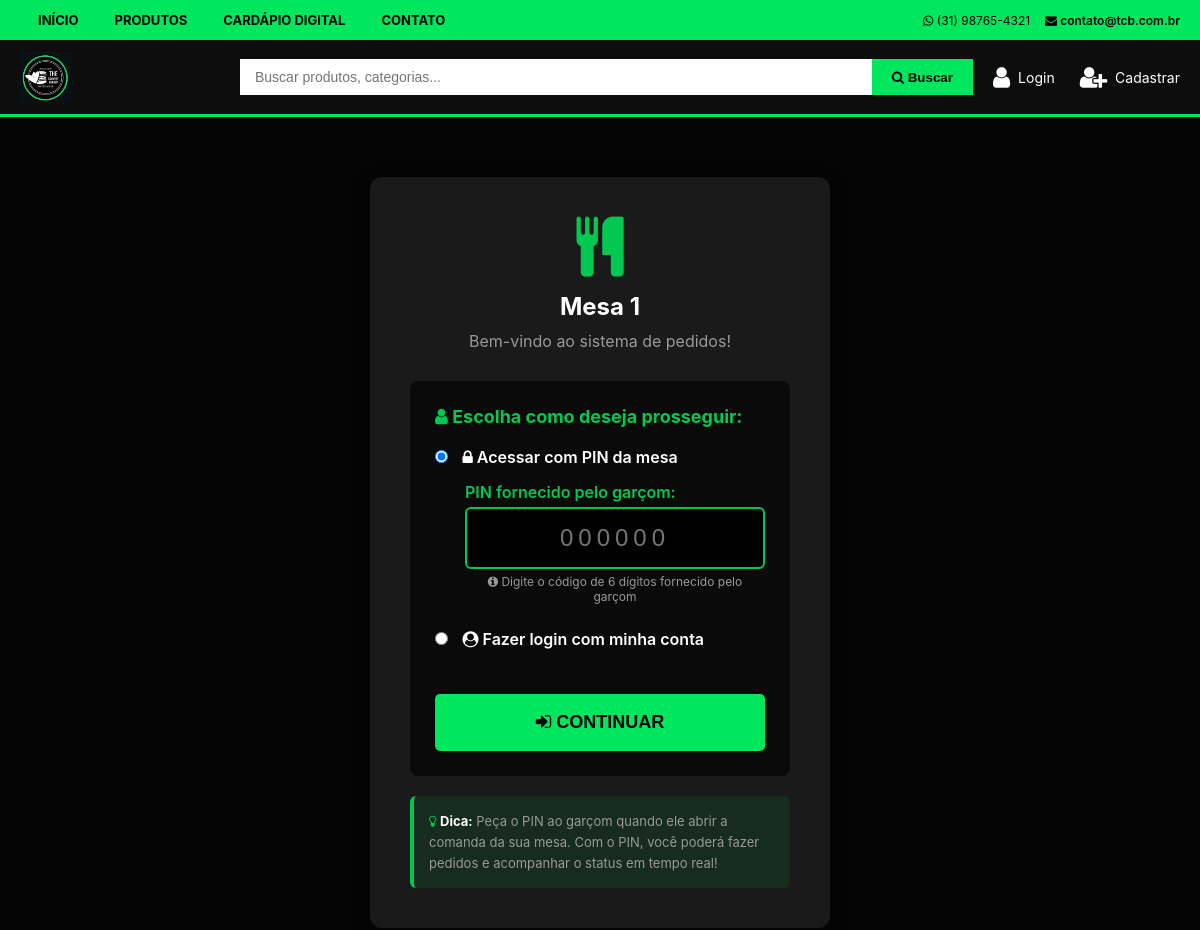
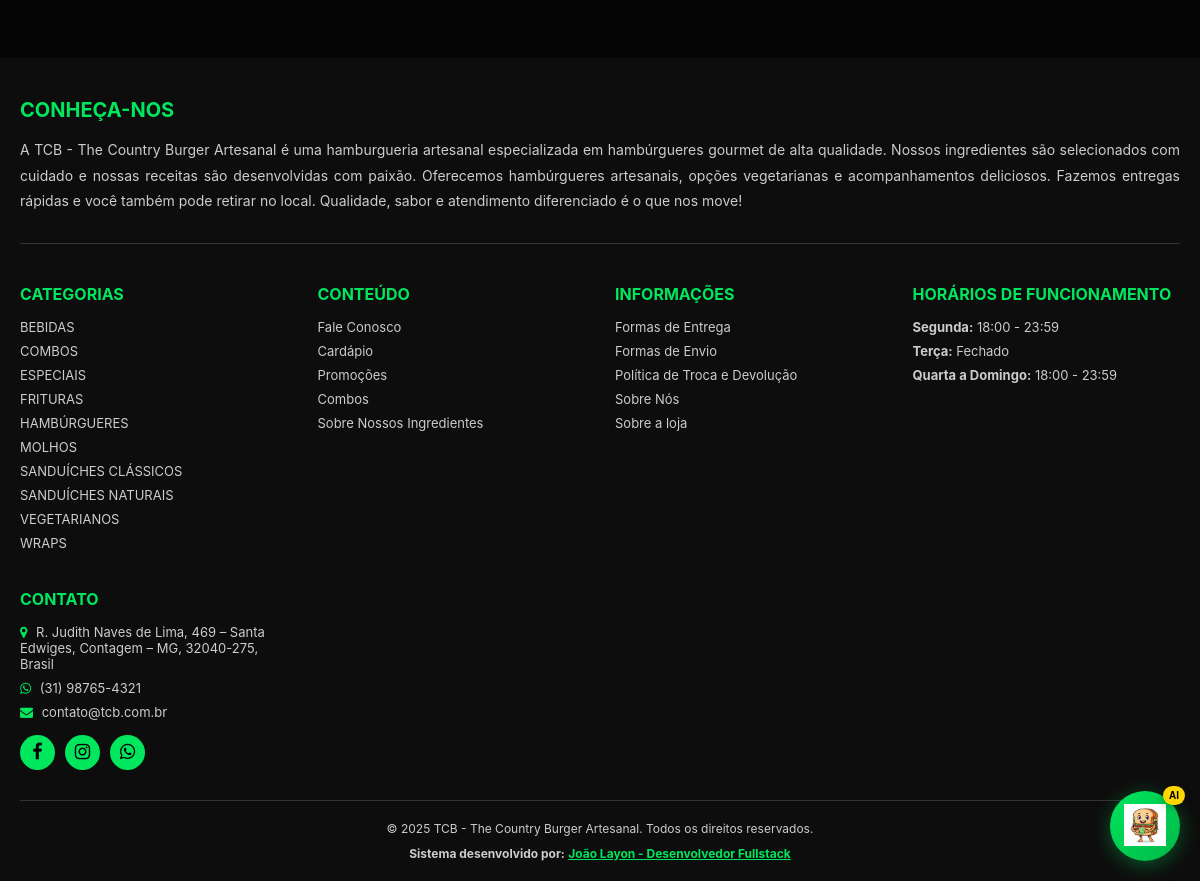
The app's page /mesa/1 with its own data (2 pictures, top to bottom).
### app/models.py (models this page shows, shortened)
class Table(db.Model):
    id = db.Column(db.Integer, primary_key=True)
    table_number = db.Column(db.String(20), unique=True, nullable=False)
    capacity = db.Column(db.Integer, default=4)
    status = db.Column(db.String(20), default='available')
    current_order_id = db.Column(db.Integer, db.ForeignKey('order.id'), nullable=True)
    opened_at = db.Column(db.DateTime, nullable=True)
    waiter_id = db.Column(db.Integer, db.ForeignKey('user.id'), nullable=True)
    qr_code_url = db.Column(db.String(500), nullable=True)
    access_pin = db.Column(db.String(4), nullable=True)
    created_at = db.Column(db.DateTime, default=utcnow_brasilia)
    waiter = db.relationship('User', foreign_keys=[waiter_id])
    current_order = db.relationship('Order', foreign_keys=[current_order_id], post_update=True)

class Category(db.Model):
    id = db.Column(db.Integer, primary_key=True)
    name = db.Column(db.String(100), nullable=False, unique=True)
    description = db.Column(db.Text)
    image_url = db.Column(db.String(500))
    created_at = db.Column(db.DateTime, default=utcnow_brasilia)
    products = db.relationship('Product', backref='category', lazy=True)

### app/routes/table_menu.py (the view)
@table_menu_bp.route('/mesa/<table_number>')
def table_access(table_number):
    table = Table.query.filter_by(table_number=table_number).first()
    if not table:
        flash('Mesa não encontrada.', 'danger')
        return redirect(url_for('main.index'))
    return render_template('table_menu/table_access.html', table=table)

### app/models.py (called while the page is built)
    @staticmethod
    def get_setting(key, default=None):
        setting = StoreSettings.query.filter_by(setting_key=key).first()
        return setting.setting_value if setting else default

### app/templates/table_menu/table_access.html (shortened to what this page needs)
{% extends "base.html" %}
{% block content %}
<div class="content_section" style="max-width: 500px; margin: 40px auto; padding: 20px;">
    <div style="background: #1a1a1a; padding: 40px; border-radius: 12px; box-shadow: 0 4px 20px rgba(0,0,0,0.3);">
        <div style="text-align: center; margin-bottom: 30px;">
            <i class="fa fa-cutlery" style="font-size: 60px; color: #00C851; margin-bottom: 15px;"></i>
            <h2 style="color: #fff; margin: 0;">Mesa {{ table.table_number }}</h2>
            <p style="color: #999; margin-top: 10px;">Bem-vindo ao sistema de pedidos!</p>
        </div>
        <div style="background: #0a0a0a; padding: 25px; border-radius: 8px; margin-bottom: 20px;">
            <h3 style="color: #00C851; margin-top: 0; margin-bottom: 20px; font-size: 18px;">
                <i class="fa fa-user"></i> Escolha como deseja prosseguir:
            </h3>
            <form method="POST" action="{{ url_for('table_menu.table_auth') }}" id="authForm">
                <div style="margin-bottom: 25px;">
                    <label style="display: block; margin-bottom: 15px;">
                        <input type="radio" name="auth_method" value="pin" checked style="margin-right: 10px;">
                        <span style="color: #fff; font-weight: 600;">
                            <i class="fa fa-lock"></i> Acessar com PIN da mesa
                        </span>
                    </label>
                    <div id="pinFields" style="margin-left: 30px; margin-top: 15px;">
                        <div style="margin-bottom: 15px;">
                            <label for="pin" style="display: block; margin-bottom: 5px; color: #00C851; font-weight: 600;">
                                PIN fornecido pelo garçom:
                            </label>
                            <input
                                type="text"
                                id="pin"
                                name="pin"
                                maxlength="6"
                                pattern="[0-9]{6}"
                                placeholder="000000"
                                style="width: 100%; padding: 15px; font-size: 24px; text-align: center; border: 2px solid #00C851; border-radius: 6px; background: #000; color: #fff; letter-spacing: 5px;"
                                required>
                            <p style="color: #999; font-size: 12px; margin-top: 5px; text-align: center;">
                                <i class="fa fa-info-circle"></i> Digite o código de 6 dígitos fornecido pelo garçom
                            </p>
                        </div>
                    </div>
                </div>
                <div style="margin-bottom: 25px;">
                    <label style="display: block; margin-bottom: 15px;">
                        <input type="radio" name="auth_method" value="login" style="margin-right: 10px;">
                        <span style="color: #fff; font-weight: 600;">
                            <i class="fa fa-user-circle"></i> Fazer login com minha conta
                        </span>
                    </label>
                </div>
                <button type="submit" class="btn_buy" style="width: 100%; padding: 18px; font-size: 18px; margin-top: 20px;">
                    <i class="fa fa-sign-in"></i> CONTINUAR
                </button>
            </form>
        </div>
        <div style="background: rgba(0, 200, 81, 0.1); padding: 15px; border-radius: 6px; border-left: 4px solid #00C851;">
            <p style="color: #999; margin: 0; font-size: 13px; line-height: 1.6;">
                <i class="fa fa-lightbulb-o" style="color: #00C851;"></i>
                <strong style="color: #fff;">Dica:</strong>
                Peça o PIN ao garçom quando ele abrir a comanda da sua mesa.
                Com o PIN, você poderá fazer pedidos e acompanhar o status em tempo real!
            </p>
        </div>
    </div>
</div>
{% endblock %}

### app/templates/base.html (shortened to what this page needs)
<!DOCTYPE html>
<html lang="pt-BR">
<head>
    <link rel="stylesheet" href="https://cdnjs.cloudflare.com/ajax/libs/font-awesome/4.7.0/css/font-awesome.min.css">
    <link rel="stylesheet" href="{{ url_for('static', filename='css/style.css') }}">
</head>
<body>
    <nav class="top_nav">
        <div class="top_nav_container">
            <ul class="top_nav_left">
                <li><a href="{{ url_for('main.index') }}">Início</a></li>
                <li><a href="{{ url_for('main.index') }}#produtos">Produtos</a></li>
                <li><a href="{{ url_for('digital_menu.index') }}">Cardápio Digital</a></li>
                <li><a href="#contato">Contato</a></li>
            </ul>
            <div class="top_nav_right">
                <span><i class="fa fa-whatsapp"></i> {{ store_settings.store_phone }}</span>
                <a href="mailto:{{ store_settings.store_email }}"><i class="fa fa-envelope"></i> {{ store_settings.store_email }}</a>
            </div>
        </div>
    </nav>
    <header class="header_main">
        <div class="header_main_container">
            <a href="{{ url_for('main.index') }}" class="logo">
                {% if store_settings.store_logo %}
                    <img src="{{ store_settings.store_logo }}" alt="{{ store_settings.store_name }}" style="height: 50px;">
                {% else %}
                    <h1 style="color: var(--color-red); font-size: 24px; font-weight: 700; margin: 0;">{{ store_settings.store_name }}</h1>
                {% endif %}
            </a>
            <form class="search-form" action="{{ url_for('main.search') }}" method="GET">
                <input type="text" name="q" class="search-input" placeholder="Buscar produtos, categorias..." value="{{ request.args.get('q', '') }}">
                <button type="submit" class="search-btn">
                    <i class="fa fa-search"></i> Buscar
                </button>
            </form>
            <div class="header_actions">
                {% if current_user.is_authenticated %}
                    {% if current_user.is_admin %}
                        <a href="{{ url_for('admin.dashboard') }}" class="header_action" style="color: #FFD700;">
                            <i class="fa fa-user-secret"></i>
                            <span>Admin</span>
                        </a>
                    {% endif %}
                    <a href="{{ url_for('cart.view_cart') }}" class="header_action">
                        <i class="fa fa-shopping-cart"></i>
                        <span>Carrinho</span>
                    </a>
                    <a href="{{ url_for('cart.my_orders') }}" class="header_action">
                        <i class="fa fa-list"></i>
                        <span>Pedidos</span>
                    </a>
                    <a href="{{ url_for('auth.change_password') }}" class="header_action">
                        <i class="fa fa-lock"></i>
                        <span>Senha</span>
                    </a>
                    <a href="{{ url_for('auth.logout') }}" class="header_action">
                        <i class="fa fa-sign-out"></i>
                        <span>Sair</span>
                    </a>
                {% else %}
                    <a href="{{ url_for('auth.login') }}" class="header_action">
                        <i class="fa fa-user"></i>
                        <span>Login</span>
                    </a>
                    <a href="{{ url_for('auth.register') }}" class="header_action">
                        <i class="fa fa-user-plus"></i>
                        <span>Cadastrar</span>
                    </a>
                {% endif %}
            </div>
        </div>
    </header>
    {% block content %}{% endblock %}
    <div id="aiChatWidget" class="ai-chat-widget">
        <button id="aiChatToggle" class="ai-chat-toggle" title="Assistente Virtual">
            <img src="{{ url_for('static', filename='images/sandwich_whatsapp_mascot.png') }}" alt="Assistente Virtual" class="ai-chat-icon">
            <span class="ai-chat-badge">AI</span>
        </button>
    </div>
    <footer class="footer">
        <div class="footer_container">
            <div class="footer_about">
                <h3>CONHEÇA-NOS</h3>
                <p>A {{ store_settings.store_name }} é uma hamburgueria artesanal especializada em hambúrgueres gourmet de alta qualidade. Nossos ingredientes são selecionados com cuidado e nossas receitas são desenvolvidas com paixão. Oferecemos hambúrgueres artesanais, opções vegetarianas e acompanhamentos deliciosos. Fazemos entregas rápidas e você também pode retirar no local. Qualidade, sabor e atendimento diferenciado é o que nos move!</p>
            </div>
            <div class="footer_grid">
                <div class="footer_column">
                    <h3>Categorias</h3>
                    <ul>
                        {% for category in categories %}
                        <li><a href="{{ url_for('main.category_products', category_id=category.id) }}">{{ category.name|upper }}</a></li>
                        {% endfor %}
                    </ul>
                </div>
                <div class="footer_column">
                    <h3>Conteúdo</h3>
                    <ul>
                        <li><a href="#contato">Fale Conosco</a></li>
                        <li><a href="{{ url_for('main.index') }}">Cardápio</a></li>
                        <li><a href="{{ url_for('main.index') }}#produtos">Promoções</a></li>
                        <li><a href="#">Combos</a></li>
                        <li><a href="#">Sobre Nossos Ingredientes</a></li>
                    </ul>
                </div>
                <div class="footer_column">
                    <h3>Informações</h3>
                    <ul>
                        <li><a href="#">Formas de Entrega</a></li>
                        <li><a href="#">Formas de Envio</a></li>
                        <li><a href="#">Política de Troca e Devolução</a></li>
                        <li><a href="#">Sobre Nós</a></li>
                        <li><a href="#">Sobre a loja</a></li>
                    </ul>
                </div>
                <div class="footer_column">
                    <h3>Horários de Funcionamento</h3>
                    <ul>
                        <li><strong>Segunda:</strong> {{ store_settings.opening_hours_monday }}</li>
                        <li><strong>Terça:</strong> {{ store_settings.opening_hours_tuesday }}</li>
                        <li><strong>Quarta a Domingo:</strong> {{ store_settings.opening_hours_wednesday }}</li>
                    </ul>
                </div>
                <div class="footer_column">
                    <h3>Contato</h3>
                    <ul>
                        <li><i class="fa fa-map-marker"></i> {{ store_settings.store_address }}</li>
                        <li><i class="fa fa-whatsapp"></i> {{ store_settings.store_phone }}</li>
                        <li><i class="fa fa-envelope"></i> {{ store_settings.store_email }}</li>
                    </ul>
                    <div class="footer_social">
                        <a href="#" title="Facebook"><i class="fa fa-facebook"></i></a>
                        <a href="#" title="Instagram"><i class="fa fa-instagram"></i></a>
                        <a href="https://wa.me/{{ store_settings.store_whatsapp }}" target="_blank" title="WhatsApp"><i class="fa fa-whatsapp"></i></a>
                    </div>
                </div>
            </div>
            <div class="footer_bottom">
                <p>&copy; 2025 {{ store_settings.store_name }}. Todos os direitos reservados.</p>
                <p style="margin-top: 10px;">
                    <strong>Sistema desenvolvido por:</strong>
                    <a href="https://dujao22.github.io/Apresentacao_Solucoes_Digitais-/" target="_blank" style="color: var(--color-red); font-weight: bold;">
                        João Layon - Desenvolvedor Fullstack
                    </a>
                </p>
            </div>
        </div>
    </footer>
</body>
</html>

### records on screen
Table: table_number "1"
Category: name "BEBIDAS"
Category: name "COMBOS"
Category: name "ESPECIAIS"
Category: name "FRITURAS"
Category: name "HAMBÚRGUERES"
Category: name "MOLHOS"
Category: name "SANDUÍCHES CLÁSSICOS"
Category: name "SANDUÍCHES NATURAIS"
Category: name "VEGETARIANOS"
Category: name "WRAPS"

### other values on screen
{{ store_settings.store_phone }} "(31) 98765-4321"
{{ store_settings.store_email }} "contato@tcb.com.br"
{{ store_settings.store_name }} "TCB - The Country Burger Artesanal"
{{ store_settings.opening_hours_monday }} "18:00 - 23:59"
{{ store_settings.opening_hours_tuesday }} "Fechado"
{{ store_settings.opening_hours_wednesday }} "18:00 - 23:59"
{{ store_settings.store_address }} "R. Judith Naves de Lima, 469 – Santa Edwiges, Contagem – MG, 32040-275, Brasil"
